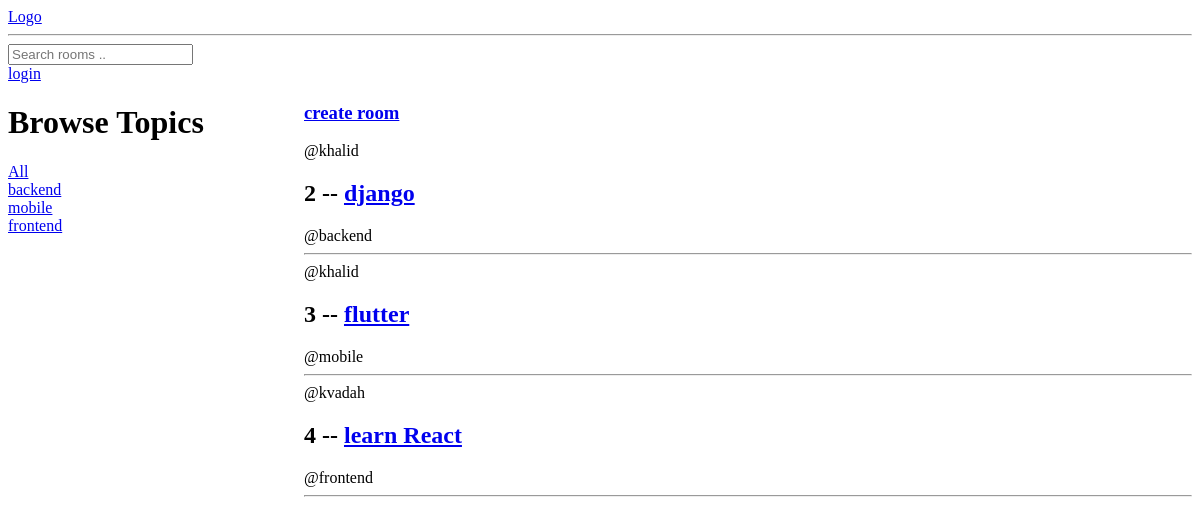
Before: / with the older database file.
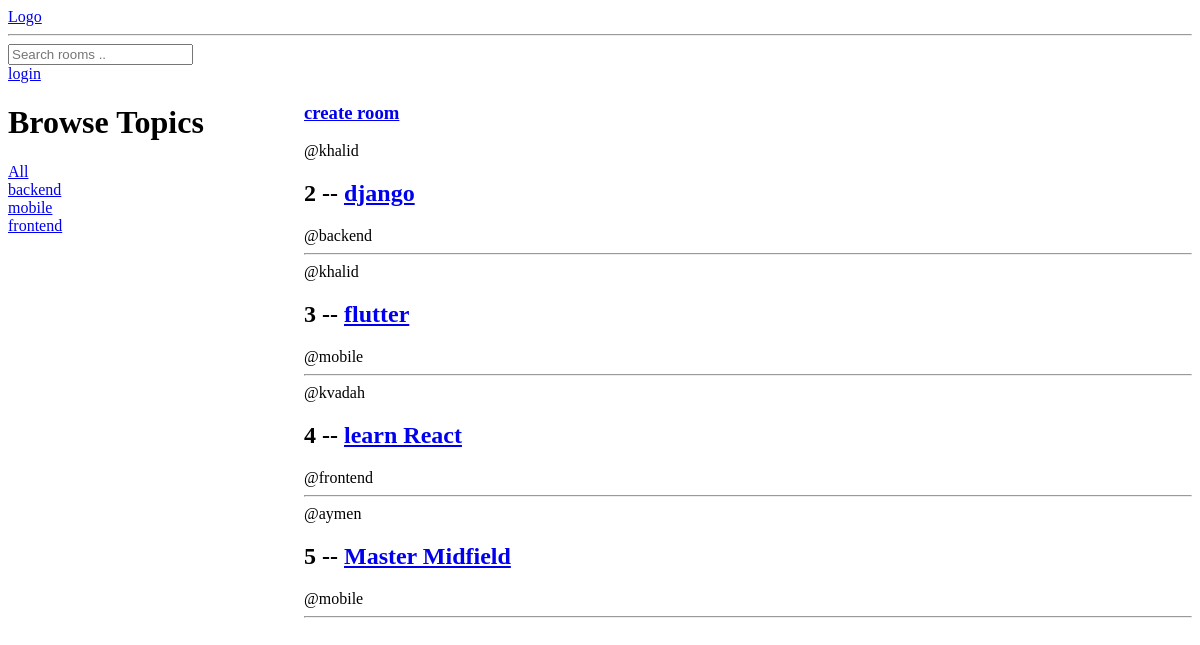
After: the same page with the newer database file.
### base/models.py (models this page shows, shortened)
class Topic(models.Model):
    name=models.CharField(max_length=200)

class Room(models.Model):
    host =models.ForeignKey(User,on_delete=models.SET_NULL,null=True)
    topic =models.ForeignKey(Topic,on_delete=models.SET_NULL,null=True)
    name = models.CharField(max_length=200)
    description = models.TextField(null=True, blank=True)
    updated = models.DateTimeField(auto_now=True)
    created = models.DateTimeField(auto_now_add=True)

### base/views.py (the view)
# urls.py: path("", views.home, name="home"),
def home(request):
    q = request.GET.get('q') if request.GET.get('q') != None else ''
    topics = Topic.objects.all()
    rooms = Room.objects.filter(
        Q(topic__name__icontains=q) |
        Q(name__icontains=q) |
        Q(description__icontains=q))
    context = {'rooms': rooms, 'topics': topics}
    return render(request, 'home.html', context)

### templates/home.html (shortened to what this page needs)
{% extends 'main.html' %}
{% block content %}
<div class="home-container">
    <div>
        <h1>Browse Topics</h1>
         <div>
         <a href="{% url 'home' %}">All</a>
     </div>
         {% for topic in topics %}
     <div>
         <a href="{% url 'home' %}?q={{topic.name}}">{{topic.name}}</a>
     </div>
      {% endfor %}
    </div>
  <div>
    <a href="{% url 'create-room' %}"><h3>create room</h3></a>
        {% for room in  rooms %}
    <div>
        <span>@{{room.host.username}}</span>
        <h2>{{room.id}} -- <a href="{%url 'room' room.id %}">{{room.name}}</a></h2>
        <span>@{{room.topic.name}}</span>
        <hr>
   </div>
        {% endfor %}
  </div>
</div>
{% endblock content %}

### templates/main.html (shortened to what this page needs)
<!DOCTYPE html>
<html lang="en">
<head>
</head>
<body>
    {% include 'navbar.html' %}
    {% block content %}{% endblock %}
</body>
</html>

### templates/navbar.html
<a href="/"><hl>Logo</hl></a>
<hr>
<form method="GET" action="{% url 'home' %}">
    <input type="text"  name="q" placeholder="Search rooms ..">
</form>
{% if request.user.is_authenticated %}
<a href="{% url 'logout' %}">logout</a>
{% else %}
<a href="{% url 'login' %}">login</a>
{% endif %}

### templates/home.html (style rules this page uses)
.home-container { display: grid; grid-template-columns: 1fr 3fr; }

Changed rows visible on the page:
added Room: host.username "aymen", id "5", name "Master Midfield", topic.name "mobile"
